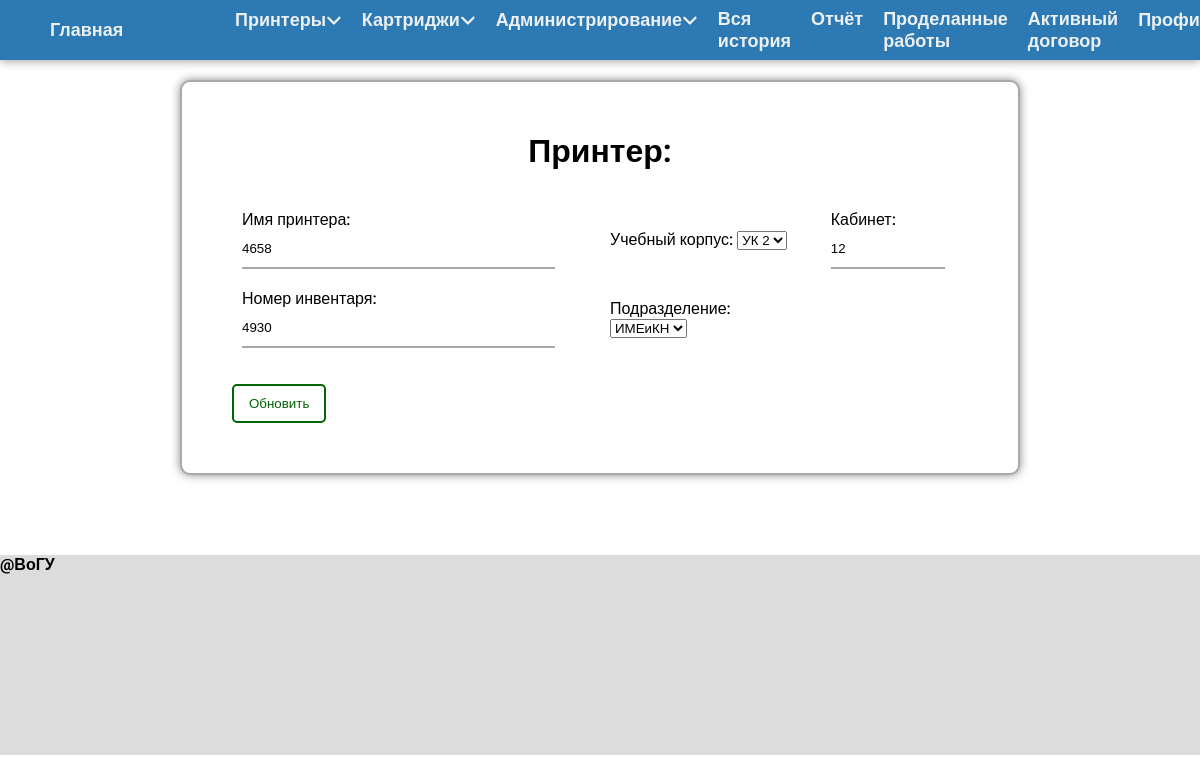
The page /printer/3/update (signed in) on the database its author committed.
### models.py (models this page shows, shortened)
class Printer(db.Model):
    __tablename__ = "printer"
    id = db.Column(db.Integer, primary_key=True)
    name = db.Column(db.String(50), nullable=False)
    num_inventory = db.Column(db.String(50), nullable=False, unique=True)
    date_added = db.Column(db.DateTime, nullable=False, default=datetime.now())
    status = db.Column(db.String(15), nullable=False)
    location_now = db.Column(db.String(50), nullable=False)
    learning_campus_now = db.Column(db.String(25), nullable=False)
    cabinet_now = db.Column(db.String(10), nullable=False)
    efficiency = db.Column(db.Boolean, nullable=False, default=True)
    work_done = db.Column(db.Boolean, nullable=False, default=True)
    all_history_id = db.relationship("AllHistory")
    brought_a_printer_id = db.relationship("BroughtAPrinter")
    repair_id = db.relationship("Repair")
    reception_from_a_repair_id = db.relationship("ReceptionFromARepairing")
    issuance_id = db.relationship("PrinterIssuance")
    work_done_printers_id = db.relationship("WorkListsPrinters")
    cartridge_issuance_id = db.relationship("CartridgeIssuance")
    cartridge_brought_id = db.relationship("BroughtACartridge")

### printer_urls.py (the view)
@printer_urls.route('/printer/<int:id>/update', methods=['GET', 'POST'])
@login_required
def update_printer(id):
    printer = Printer.query.get(id)
    divisions = Division.query.all()
    buildings = Buildings.query.all()
    if request.method == "POST":
        name = request.form['name']
        num_inventory = request.form['num_inventory']
        location = request.form['location']
        learning_campus = request.form['learning_campus']
        cabinet = request.form['cabinet']
        var_check = TypeVar(name, num_inventory, location, learning_campus, cabinet, var_type='str')
        if var_check[1]:
            printer.name = var_check[0][0]
            printer.num_inventory = var_check[0][1]
            printer.location_now = var_check[0][2]
            printer.learning_campus_now = var_check[0][3]
            printer.cabinet_now = var_check[0][4]
        else:
            if isinstance(var_check[0], str):
                flash(var_check[0])
                return redirect(request.referrer)
            else:
                flash('Incorrect value')
                return redirect(request.referrer)
        try:
            action_h = StatusSettings.PRINTER["Изменён"]
            type_h = StatusSettings.TYPE["PRINTER"]
            name_h = f"{printer.num_inventory}"
            user = request.form['user']
            ah = AllHistory(action=action_h,
                            type=type_h,
                            name=name_h,
                            user=user,
                            date=datetime.now())
            printer.all_history_id.append(ah)
            db.session.add(ah)
        except:
            flash('При создании статуса произошла ошибка')
            return render_template("main.html")
        try:
            db.session.commit()
            return redirect('/printers')
        except:
            flash('При обновлении принтера произошла ошибка')
            return render_template("main.html")
    else:
        return render_template("printer_update.html",
                               printer=printer,
                               divisions=divisions,
                               buildings=buildings)

### models.py (called while the page is built)
@login_manager.user_loader
def load_user(dn):
    return User.query.filter(User.dn == dn).first()

### printer_urls.py (called while the page is built)
@printer_urls.after_request
def redirect_to_signin(response):
    if response.status_code == 401:
        return redirect('/login')
    else:
        return response

### templates/printer_update.html (shortened to what this page needs)
{% extends 'base.html' %}
{% block body %}
    <h1>Принтер:</h1>
    <div class="align-center" style="background-color: gray">
        <form method="POST">
            <div class="form">
                <table style="border: none">
                    <colgroup>
                        <col span="1" style="width: 50%;">
                        <col span="1" style="width: 30%;">
                        <col span="1" style="width: 20%;">
                    </colgroup>
                    <tbody>
                    <tr>
                        <td style="border: none">
                            <label for="name">Имя принтера: </label>
                            <input type="text"
                                   name="name"
                                   id="name"
                                   class="enter"
                                   value="{{ printer.name }}"
                                   placeholder="Введите имя" required><br>
                        </td>
                        <td style="border: none">
                            <label for="learning_campus">Учебный корпус: </label>
                            <select name="learning_campus"
                                    id="learning_campus"
                                    class="select" required>
                                {% for b in buildings %}
                                    {% if b.buildings == printer.learning_campus_now %}
                                        <option selected>{{ b.building }}</option>
                                    {% else %}
                                        <option>{{ b.building }}</option>
                                    {% endif %}
                                {% endfor %}
                            </select>
                        </td>
                        <td style="border: none">
                            <label for="cabinet">Кабинет: </label>
                            <input type="text"
                                   name="cabinet"
                                   id="cabinet"
                                   class="enter"
                                   value="{{ printer.cabinet_now }}"
                                   placeholder="Введите кабинет" required>
                        </td>
                    </tr>
                    <tr>
                        <td style="border: none">
                            <label for="num_inventory">Номер инвентаря: </label>
                            <input type="text"
                                   name="num_inventory"
                                   id="num_inventory"
                                   class="enter"
                                   value="{{ printer.num_inventory }}"
                                   placeholder="Введите номер" required><br>
                        </td>
                        <td style="border: none">
                            <label for="location">Подразделение: </label>
                            <select name="location"
                                    id="location"
                                    class="select" required>
                                {% for d in divisions %}
                                    {% if d.buildings == printer.location_now %}
                                        <option selected>{{ d.building }}</option>
                                    {% else %}
                                        <option>{{ d.division }}</option>
                                    {% endif %}
                                {% endfor %}
                            </select>
                        </td>
                        <td style="border: none">
                        </td>
                    </tr>
                    </tbody>
                </table>
                <br>
                <input type="submit" value="Обновить" class="add_btn">
            </div>
        </form>
    </div>
{% endblock %}

### static/css/Base.css (style rules this page uses)
* { padding: 0; margin: 0; box-sizing: border-box; }
:root { --main_color: #2C79B3; --text-light-color: #ecf0f1; --white: #ffffff; }
body { font-family: 'Roboto', sans-serif; font-weight: 500; min-height: calc(100vh - 80px); }
h1 { text-align: center; }
.form { padding-top: 0 !important; }
.align-center { width: 100%; }
.form, h1 { width: 100%; padding: 30px; margin: 0 auto; background-color: #ffffff; }
td .enter { width: 90%; margin: 0; }
.enter { width: 100%; height: 40px; margin: 10px 0; outline: none; border: none; background: inherit; border-bottom: darkgray solid 2px; transition: 0.3s; }
input { cursor: pointer; }
.add_btn, .btn_clr, .add_field { padding: 10px 15px; transition: 0.3s; }
.add_btn { border-radius: 5px; border: darkgreen solid 2px; background: var(--white); color: darkgreen; margin: 7px 0 0 0; }
table { border: 2px solid black; border-collapse: collapse; width: 100%; background-color: #ffffff; }
td { text-align: left; border: 1px solid black; padding: 10px; }

### rows shown on the page
Printer: name "4658", cabinet "12", num_inventory "4930"

### other values the page prints
form field learning_campus "УК 2"
form field location "ИМЕиКН"
